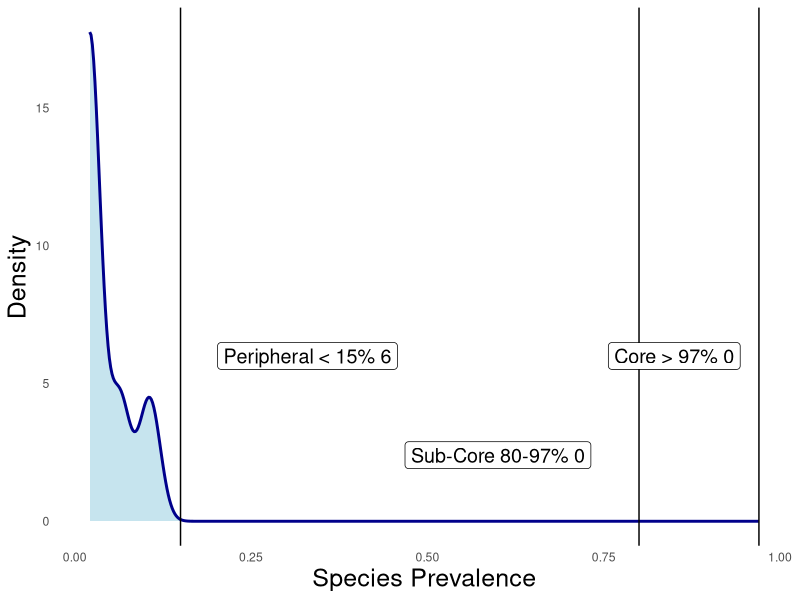
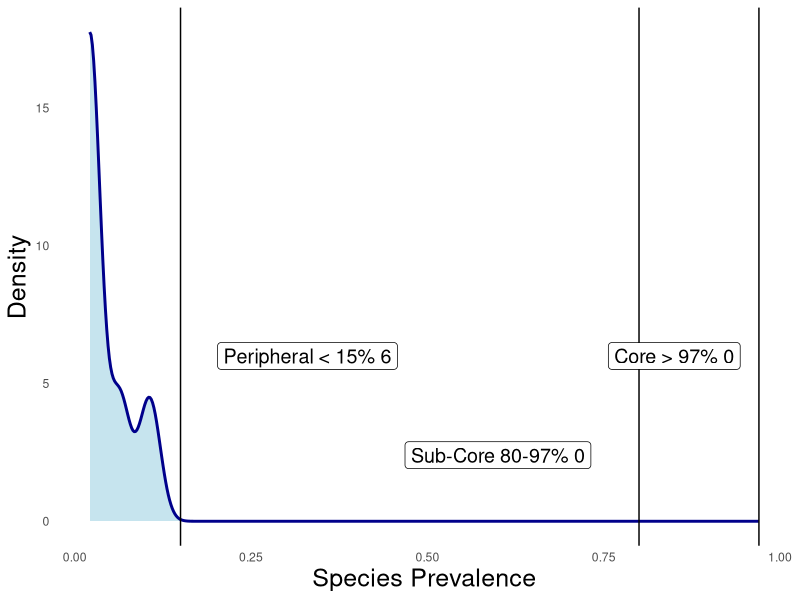

These figures' R source, in order:
library(readr)
library(dplyr)
library(ggplot2)
data <- read.csv("../results/microbial_signatures/001/species_prevalence.csv")
prevalence <- data$prevalence
prev = as.data.frame(prevalence)
core_thresh = 0.97
sub_core_thresh = 0.8
periph_thresh = 0.15

n_periph = length( prevalence [prevalence< periph_thresh & prevalence> 0.00001]) # some species have prevalance of 0 after threshold filtering
n_core = length( prevalence [prevalence > core_thresh])
n_sub_core =  length( prevalence [prevalence > sub_core_thresh & prevalence < core_thresh] )



plot <- ggplot(prev, aes(prev$prevalence)) +
  geom_density(color= 'darkblue', fill= 'lightblue', size=1, alpha=0.7) +
  theme_minimal() +
  xlab('Species Prevalence') +
  ylab('Density') +
  geom_vline(xintercept=periph_thresh, color='black') +
  geom_vline(xintercept=sub_core_thresh, color='black') +
  geom_vline(xintercept=core_thresh, color='black') +
  annotate(geom='label', x=0.6, y=2.4, label= paste("Sub-Core 80-97%", n_sub_core), size=5) + #0001:2.4
  annotate(geom='label', x=0.33, y=6.0, label= paste("Peripheral < 15%",n_periph), size=5) + #0001:4.
  annotate(geom='label', x=0.85, y=6.0, label= paste("Core > 97%", n_core), size=5) + #0001:3.2
  theme(axis.title = element_text(size = 18),  # Increase font size here
        panel.grid.major = element_blank(),      # Remove major grid lines
        panel.grid.minor = element_blank())      # Remove minor grid lines



plot

ggsave("../figures/Figure_2_A.png", dpi= 600 ,  width = 5, height = 3)



